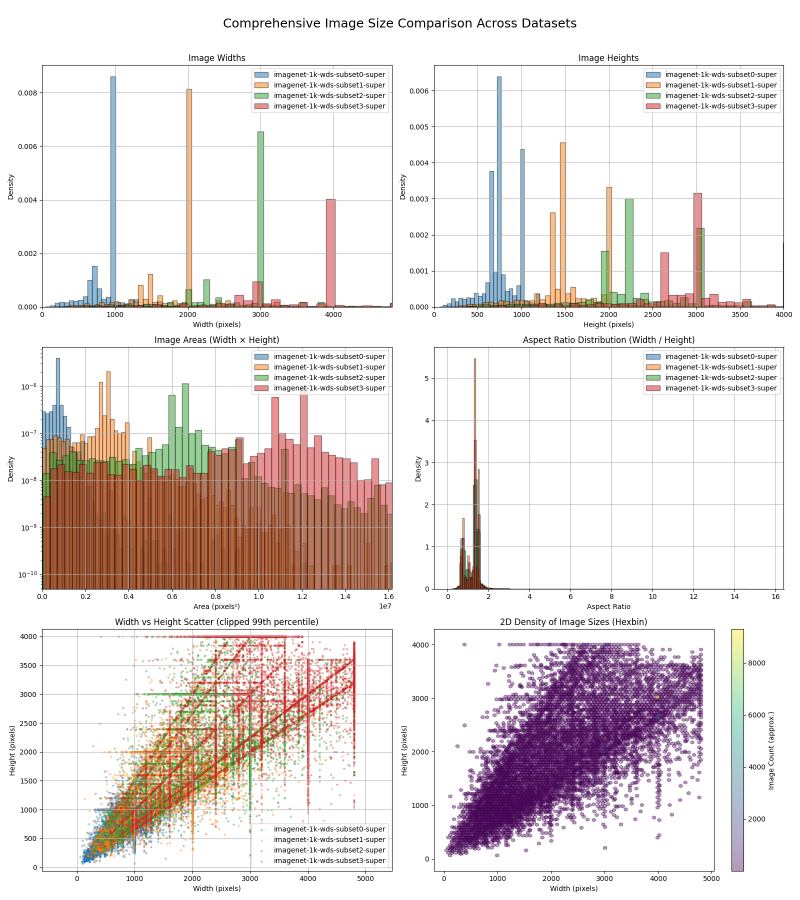
#> input picture results/all_datasets_comprehensive.png, 1600 x 1800 px (shown at 1/2 size)
$ python summary_sizes.py .
#> lines starting #> are read from the running program, lines starting #| are printed output that depends on the picture
import os
from PIL import Image
import matplotlib.pyplot as plt
from tqdm import tqdm
import argparse
import numpy as np


# -------------------------------
# Visualization helpers
# -------------------------------

# [134 lines left out: functions plot_size_scatter, plot_aspect_ratio_hist, plot_size_density, plot_all_datasets_together, not called in this run]


# -------------------------------
# Main entry point
# -------------------------------

'''def main(dataset_dirs, output_dir):
    datasets = {}
    for dataset_dir in dataset_dirs:
        name = os.path.basename(os.path.normpath(dataset_dir))
        print(f"\nProcessing dataset: {name}")
        image_paths = get_image_paths(dataset_dir)
        widths, heights, areas = collect_image_sizes(image_paths)
        datasets[name] = (widths, heights, areas)

    plot_all_datasets_together(datasets, output_dir)
'''

import os
from PIL import Image
import matplotlib.pyplot as plt
from tqdm import tqdm
import argparse
import numpy as np
import pandas as pd  # ✅ Added for CSV output


# -------------------------------
# Data collection
# -------------------------------

import os
from PIL import Image
import matplotlib.pyplot as plt
from tqdm import tqdm
import argparse
import numpy as np
import pandas as pd


# -------------------------------
# Data collection
# -------------------------------

def get_image_paths(dataset_root):
#> called with dataset_root = '.'
    image_paths = []
    for root, _, files in os.walk(dataset_root):
        for file in files:
            if file.lower().endswith(('.jpg', '.jpeg', '.png', '.bmp')):
                image_paths.append(os.path.join(root, file))
    return image_paths


def collect_image_sizes(image_paths):
    valid_paths, widths, heights, areas = [], [], [], []
    for path in tqdm(image_paths, desc=f"Reading image sizes"):
        try:
            with Image.open(path) as img:
#> img is the input picture: PIL image 1600x1800 RGBA; mean R, G, B, A 231.5, 223.8, 222.7, 255
                w, h = img.size
#> w = 1600; h = 1800
                widths.append(w)
                heights.append(h)
                areas.append(w * h)
                valid_paths.append(path)
        except Exception as e:
            print(f"Warning: Couldn't open {path}: {e}")
    return valid_paths, np.array(widths), np.array(heights), np.array(areas)


# -------------------------------
# Main visualization + saving
# -------------------------------

def main(dataset_dirs, output_dir, from_csv=False):
    datasets = {}
    os.makedirs(output_dir, exist_ok=True)

    for dataset_dir in dataset_dirs:
        name = os.path.basename(os.path.normpath(dataset_dir))
        csv_path = os.path.join(output_dir, f"{name}_sizes.csv")

        if from_csv and os.path.exists(csv_path):
            # ✅ Read existing CSV
            print(f"\nReading precomputed CSV for {name}: {csv_path}")
            df = pd.read_csv(csv_path)
            widths = df["width"].to_numpy()
            heights = df["height"].to_numpy()
            areas = df["area"].to_numpy()
        else:
            # ✅ Compute from images and save CSV
            print(f"\nProcessing dataset: {name}")
            image_paths = get_image_paths(dataset_dir)
            valid_paths, widths, heights, areas = collect_image_sizes(image_paths)

            df = pd.DataFrame({
                "image_path": valid_paths,
                "width": widths,
                "height": heights,
                "area": areas
            })
            df.to_csv(csv_path, index=False)
            print(f"Saved image size data for {name} to {csv_path}")

        datasets[name] = (widths, heights, areas)

    # ✅ Combined scatter plot
    plt.figure(figsize=(10, 10))
    colors = plt.cm.tab10(np.linspace(0, 1, len(datasets)))

    # Compute percentile clipping across all datasets
    all_widths = np.concatenate([w for w, _, _ in datasets.values()])
    all_heights = np.concatenate([h for _, h, _ in datasets.values()])
    width_max = np.percentile(all_widths, 99)
    height_max = np.percentile(all_heights, 99)
    names = list(datasets.keys())

    for i, ((name, (widths, heights, _)), color) in enumerate(zip(datasets.items(), colors)):
        mask = (widths <= width_max) & (heights <= height_max)
        plt.scatter(widths[mask], heights[mask], s=5, alpha=0.9, color=color, label=names[i])

    plt.xlabel("Width (pixels)", fontsize=20)
    plt.ylabel("Height (pixels)", fontsize=20)
    plt.axis('equal')
    plt.xlim(0, 4500)
    plt.ylim(0, 4500)
    tick_positions = [0, 250, 500, 1000, 2000, 3000, 4000]
    plt.xticks(tick_positions, fontsize=14)
    plt.yticks(tick_positions, fontsize=14)
    plt.grid(True, alpha=0.3)
    plt.legend(
        loc='upper center',
        ncol=len(datasets)//2 + 1,
        markerscale=3,
        fancybox=True,
        shadow=False,
        fontsize=16
    )
    plt.tight_layout()

    out_path = os.path.join(output_dir, "width_vs_height_scatter.png")
    plt.savefig(out_path, dpi=200)
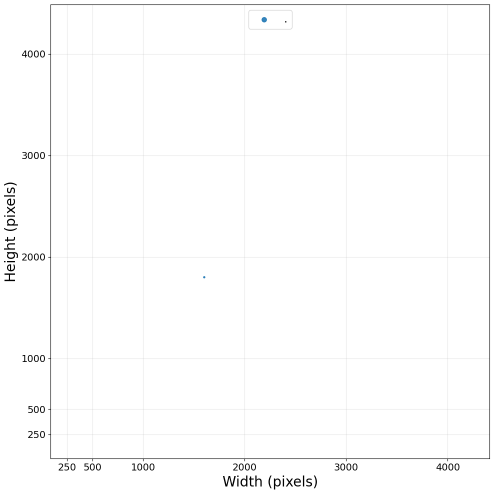
#> figure drawn by matplotlib, 1 panel
    plt.close()
    print(f"Saved scatter plot to {out_path}")


if __name__ == "__main__":
    parser = argparse.ArgumentParser(
        description="Comprehensive multi-dataset image size visualization (overlaid)."
    )
    parser.add_argument("dataset_dirs", nargs="+", help="Paths to dataset directories (names used for CSVs)")
    parser.add_argument("--output_dir", default="histograms_comprehensive",
                        help="Directory to save results (plots + CSV files)")
    parser.add_argument("--from_csv", action="store_true",
                        help="If set, read precomputed CSVs from output_dir instead of rescanning images")
    args = parser.parse_args()
    main(args.dataset_dirs, args.output_dir, args.from_csv)
